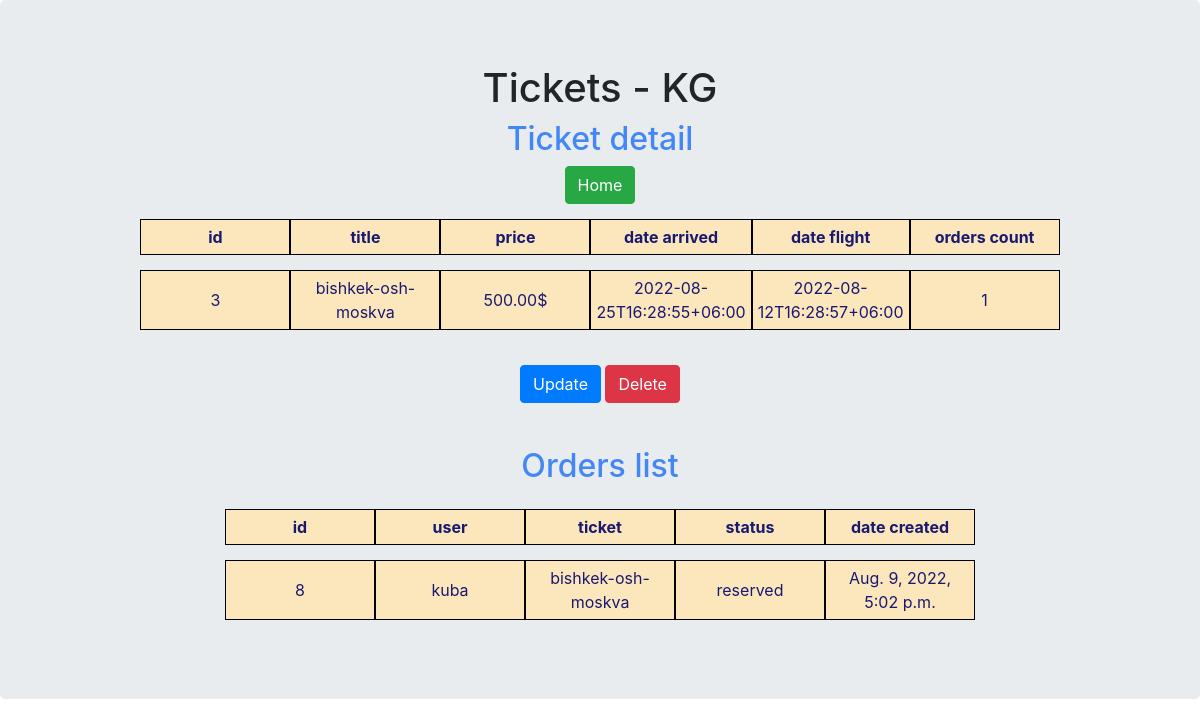
/ticket/3/, run on the app's committed database.
### air_tickets/models.py (models this page shows, shortened)
class AirTic(models.Model):
    date_arrival = models.DateTimeField(default=datetime.now)
    date_flight = models.DateTimeField(default=datetime.now)
    price = models.DecimalField(max_digits=50, decimal_places=2)
    title = models.CharField(max_length=50)
    def __str__(self):
        return self.title

class Order(models.Model):
    pstatusy = (
        ('confirmed', 'confirmed'),
        ('reserved', 'reserved'),
        ('denied', 'denied'),
        ('returned', 'returned')
    )
    user = models.ForeignKey(User, related_name='orders', on_delete=models.CASCADE)
    ticket = models.ForeignKey(AirTic, related_name='orders', on_delete=models.CASCADE)
    status = models.CharField( default='reserved',
        max_length=20,
        choices=pstatusy
    )
    date_created = models.DateTimeField(blank=True, default=datetime.now)

### air_tickets/views.py (the view)
# urls.py: path('ticket/<int:id>/', ticket, name='ticket'),
def ticket(request, id):
    assert isinstance(request, HttpRequest)
    queryset = AirTic.objects.filter(id=id)
    serializer_class = AirTicSerializer(queryset, many=True)
    orders = Order.objects.filter(ticket_id=id)
    if request.POST.get("edit", False):
        return HttpResponseRedirect(reverse("edit_listing", kwargs={"ticket_id": id}))
    if request.POST.get("delete", False):
        messages.success(
            request, f"Your ticket of '{queryset[0].title}' already deleted!")
        queryset.delete()
        return HttpResponseRedirect(reverse("index"))
    return render(
        request,
        'orders.html',
        {'data': serializer_class.data, 'orders': orders}
    )

### air_tickets/serializers.py (called while the page is built)
    def to_representation(self, instance):
        dict_ = super().to_representation(instance)
        dict_["orders"] = instance.orders.all().count()
        dict_["orderdet"] = OrderSerializer(instance.orders.all(), many=True).data
        return dict_

### air_tickets/templates/orders.html (shortened to what this page needs)
<!DOCTYPE html>
<html lang="en">
<head>
                <link rel="stylesheet" href="https://maxcdn.bootstrapcdn.com/bootstrap/4.0.0-beta.2/css/bootstrap.min.css">
</head>
<body>
  <center>
    <div class="jumbotron">
        <h1>Tickets - KG</h1>
   <div class='responsive-table'>
       <h2>Ticket detail</h2>
       <a class="btn btn-success" href="{% url 'index' %}">Home</a>
            <table class = 'highlight '>
            <thead>
            <tr>
                <th>id</th>
                <th>title</th>
                <th>price</th>
                <th>date arrived</th>
                <th>date flight</th>
                <th>orders count</th>
            </tr>
            </thead>
            <tbody>
            {% for ticket in data %}
                <tr>
                    <td>{{ ticket.id }} </td>
                    <td>{{ ticket.title }}</td>
                    <td>{{ ticket.price }}$</td>
                    <td>{{ ticket.date_arrival }}</td>
                    <td>{{ ticket.date_flight }}</td>
                    <td>{{ticket.orders}}</td>
                </tr>
            {% endfor %}
            </tbody>
        </table>
                        <div class="card-body">
                        <form action="" method="post" name="owner_setting">
                <input class="btn btn-primary" id="toggle-button" type="submit" name="edit" value="Update">
                <input class="btn btn-danger" id="toggle-button" type="submit" name="delete" value="Delete">
                       </form>
                    </div>
         </div>
          <div>
                 <br>
             </div>
         <div class='responsive-table'>
       <h2>Orders list</h2>
            <table class = 'highlight '>
            <thead>
            <tr>
                <th>id</th>
                <th>user</th>
                <th>ticket</th>
                <th>status</th>
                <th>date created</th>
            </tr>
            </thead>
            <tbody>
            {% for order in orders %}
                <tr>
                    <td>{{ order.id }} </td>
                    <td>{{ order.user }}</td>
                    <td>{{ order.ticket }}</td>
                    <td>{{ order.status }}</td>
                    <td>{{ order.date_created }}</td>
                </tr>
            {% endfor %}
            </tbody>
        </table>
    </div>
    </div>
</center>
</body>
</html>

### air_tickets/templates/orders.html (style rules this page uses)
table { border-collapse: separate; border-spacing: 0 15px; }
th { background-color: #fce7bd; color: white; }
th, td { width: 150px; text-align: center; background-color: #fce7bd; font-size: 100%; color: midnightblue; border: 1px solid black; padding: 5px; }
h2 { color: #4287f5; }

### data on the page
AirTic: title "bishkek-osh-moskva"
Order: id "8", user "kuba", ticket "bishkek-osh-moskva", status "reserved", date_created "Aug. 9, 2022, 5:02 p.m."

### other printed values
{{ ticket.id }} "3"
{{ ticket.price }} "500.00"
{{ ticket.date_arrival }} "2022-08-25T16:28:55+06:00"
{{ ticket.date_flight }} "2022-08-12T16:28:57+06:00"
{{ ticket.orders }} "1"
